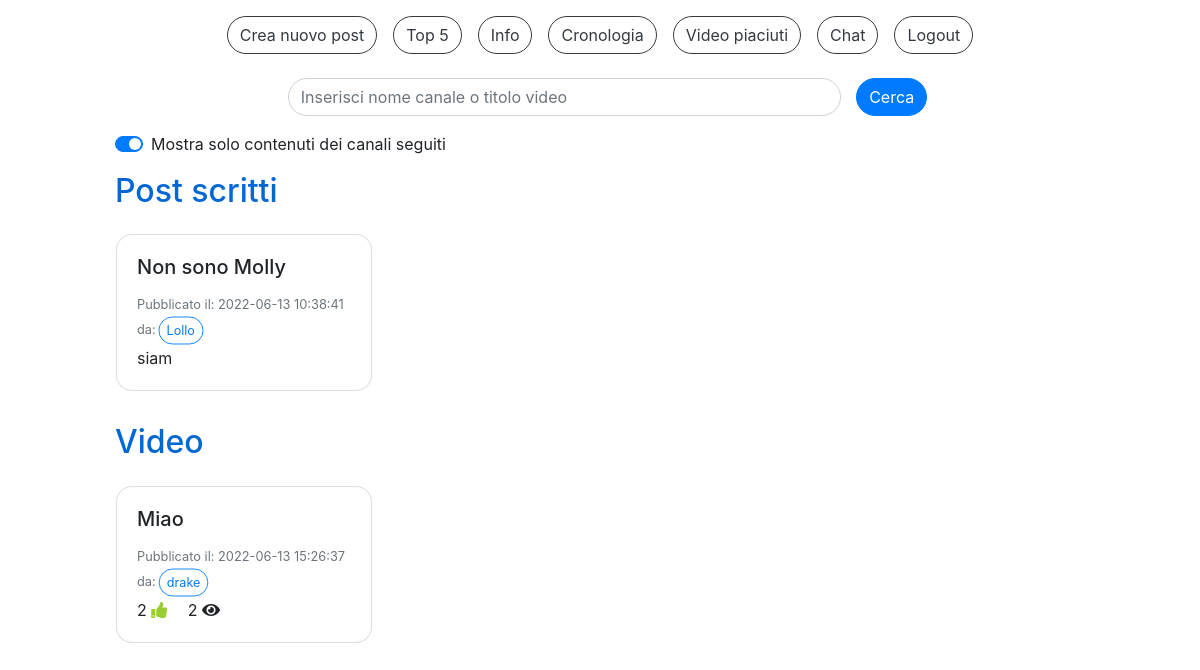
The app's page /home.php (signed in) with its own data.
### tables this page shows
CREATE TABLE `post_scritti` (
  `IdPost` int(11) NOT NULL,
  `Titolo` varchar(40) NOT NULL,
  `DataPubblicazione` datetime NOT NULL DEFAULT CURRENT_TIMESTAMP,
  `TestoPost` varchar(400) NOT NULL,
  `IdAccount` int(11) NOT NULL
);

CREATE TABLE `accounts` (
  `IdAccount` int(11) NOT NULL,
  `Username` varchar(40) NOT NULL,
  `Mail` varchar(40) NOT NULL,
  `Password` varchar(100) NOT NULL,
  `Canale` tinyint(1) NOT NULL,
  `NumeroIscritti` int(11) DEFAULT NULL
);

CREATE TABLE `video` (
  `IdVideo` int(11) NOT NULL,
  `Titolo` varchar(100) NOT NULL,
  `SorgenteVideo` varchar(300) NOT NULL,
  `DataPubblicazione` datetime NOT NULL DEFAULT CURRENT_TIMESTAMP,
  `NumeroLike` int(11) NOT NULL DEFAULT '0',
  `NumeroVisualizzazioni` int(11) NOT NULL DEFAULT '0',
  `IdAccount` int(11) NOT NULL
);

### check_canale.php (called while the page is built, shortened)
<?php
  include("db.php");
  $sql="SELECT * FROM Accounts WHERE IdAccount=?";
  $query=$db->prepare($sql);
  $dati=array($_SESSION["loginID"]);
  $query->execute($dati);
  $ris=$query->fetchAll();
  foreach($ris as $row) {
    $canale=$row["Canale"];
  }
?>

### home.php (the view, shortened to what this page needs)
<!DOCTYPE html>
<html>
<head>
  <link rel="stylesheet" href="css/style.css">
  <link rel="stylesheet" href="css/custom_style.css">
</head>
<body>
  <?php
    include("db.php");
    include("check_canale.php");
  ?>
  <div class="container-fluid pt-3">
    <div class="row justify-content-center">
      <?php
        if($canale) {
          echo '<button type="button" class="btn btn-outline-dark mr-3" onclick="location.href=\'create_post.php\'">Crea nuovo post</button>';
        }
      ?>
      <button type="button" class="btn btn-outline-dark mr-3" onclick="location.href='top5.php'">Top 5</button>
      <button type="button" class="btn btn-outline-dark mr-3" onclick="location.href='info.php'">Info</button>
      <button type="button" class="btn btn-outline-dark mr-3" onclick="location.href='cronologia.php'">Cronologia</button>
      <button type="button" class="btn btn-outline-dark mr-3" onclick="location.href='video_piaciuti.php'">Video piaciuti</button>
      <button type="button" class="btn btn-outline-dark mr-3" onclick="location.href='chat.php'">Chat</button>
      <button type="button" class="btn btn-outline-dark" onclick="location.href='logout.php'">Logout</button>
    </div>
    <div class="row justify-content-center">
      <div id="homePosts" class="col-10">
        <form method="POST" class="mt-2" style="width: 100%" action="ricerca.php">
          <div class="row align-items-center justify-content-center">
            <div class="form-group col-7 mt-3">
              <input type="text" id="cerca" class="form-control" name="cerca" placeholder="Inserisci nome canale o titolo video" required>
            </div>
            <button id="bottoneCerca" class="btn btn-primary" value="">Cerca</button>
          </div>
        </form>
        <div class="custom-control custom-switch">
          <label class="custom-control-label" id="contentSwitchLabel" for="contentSwitch">Mostra solo contenuti dei canali seguiti</label>
        </div>
        <h2 class="titleText mt-3">Post scritti</h2>
        <div id="postScrittiSeguiti" class="row">
        <?php
          $sql="SELECT * FROM Post_Scritti s, Accounts a, Iscrizioni i WHERE a.IdAccount=s.IdAccount AND a.IdAccount=i.IdCanale AND i.IdIscritto=? ORDER BY DataPubblicazione DESC LIMIT 4";
          $query=$db->prepare($sql);
          $dati=array($_SESSION["loginID"]);
          $query->execute($dati);
          $ris=$query->fetchAll();
          foreach($ris as $row) {
            echo '<div class="card m-3" style="width: 16rem;">
                    <div class="card-body">
                      <h5 class="card-title">'. $row["Titolo"] .'</h5>
                      <p class="card-text">
                        <small class="text-muted">Pubblicato il: '. $row["DataPubblicazione"] .'<br>da:<button type="button" class="btn btn-outline-primary btn-sm mini" onclick="location.href=\'canale.php?canale='. $row["Username"] .'\'">'. $row["Username"] .'</button></small><br>
                        '. $row["TestoPost"] .'<br>
                      </p>
                    </div>
                  </div>';
          }
        ?>
        </div>
        <h2 class="titleText mt-3">Video</h2>
        <?php
          $sql="SELECT * FROM Video v JOIN Accounts a ON v.IdAccount=a.IdAccount ORDER BY DataPubblicazione DESC LIMIT 12";
          $query=$db->prepare($sql);
          $query->execute();
          $ris=$query->fetchAll();
          foreach($ris as $row) {
            $sql="SELECT * FROM Video v, Visualizzazioni vis, Accounts a WHERE v.IdVideo=vis.IdVideo AND a.IdAccount=vis.IdAccount AND vis.IdAccount=? AND vis.IdVideo=?";
            $query=$db->prepare($sql);
            $dati=array($_SESSION["loginID"], $row["IdVideo"]);
            $query->execute($dati);
            $risVis=$query->fetchAll();
          }
        ?>
        <div id="postVideoSeguiti" class="row">
        <?php
          $sql="SELECT * FROM Video v, Accounts a, Iscrizioni i WHERE v.IdAccount=a.IdAccount AND a.IdAccount=i.IdCanale AND i.IdIscritto=? ORDER BY DataPubblicazione DESC LIMIT 12";
          $query=$db->prepare($sql);
          $dati=array($_SESSION["loginID"]);
          $query->execute($dati);
          $ris=$query->fetchAll();
          foreach($ris as $row) {
            $sql="SELECT * FROM Video v, Visualizzazioni vis, Accounts a WHERE v.IdVideo=vis.IdVideo AND a.IdAccount=vis.IdAccount AND vis.IdAccount=? AND vis.IdVideo=?";
            $query=$db->prepare($sql);
            $dati=array($_SESSION["loginID"], $row["IdVideo"]);
            $query->execute($dati);
            $risVis=$query->fetchAll();
            $tempoVis=-1;
            $creator=$row["Username"];
            foreach($risVis as $vis) {
              $tempoVis=$vis["TempoVisualizzazione"];
            }
            echo '<div class="card card-video m-3" style="width: 16rem;">
                    <div class="card-body card-video" onclick="cardOnClick(\''. $row["IdVideo"] .'\',\''. $row["Titolo"] .'\',\''. $row["SorgenteVideo"] .'\',\''. $tempoVis .'\',\''. $creator .'\')">
                      <h5 class="card-title card-video">'. $row["Titolo"] .'</h5>
                      <p class="card-text card-video">
                        <small class="text-muted">Pubblicato il: '. $row["DataPubblicazione"] .'<br>da:<button type="button" class="btn btn-outline-primary btn-sm mini">'. $creator .'</button></small><br>
                        '. $row["NumeroLike"] .' <i class="fa fa-thumbs-up mr-3"></i>
                        '. $row["NumeroVisualizzazioni"] .' <i class="fa fa-eye"></i>
                      </p>
                    </div>
                  </div>';
          }
        ?>
        </div>
      </div>
    </div>
  </div>
</body>
</html>

### css/custom_style.css (style rules this page uses)
* { transition: 0.4s; }
div, h2, p { cursor: default; }
.card-video { cursor: pointer; }
.fa-thumbs-up { color: yellowgreen; }
body { height: 100vh; overflow: auto; }
.btn,.form-control,.custom-select { border-radius: 2rem; }
.mini { transform: scale(0.9); }
.card { border-radius: 1rem; }
.titleText { color: #0067d5; }

### records on screen
post_scritti: Titolo "Non sono Molly", DataPubblicazione "2022-06-13 10:38:41", IdAccount.Username "Lollo", TestoPost "siam"
video: Titolo "Miao", DataPubblicazione "2022-06-13 15:26:37", IdAccount.Username "drake", NumeroLike "2", NumeroVisualizzazioni "2"
